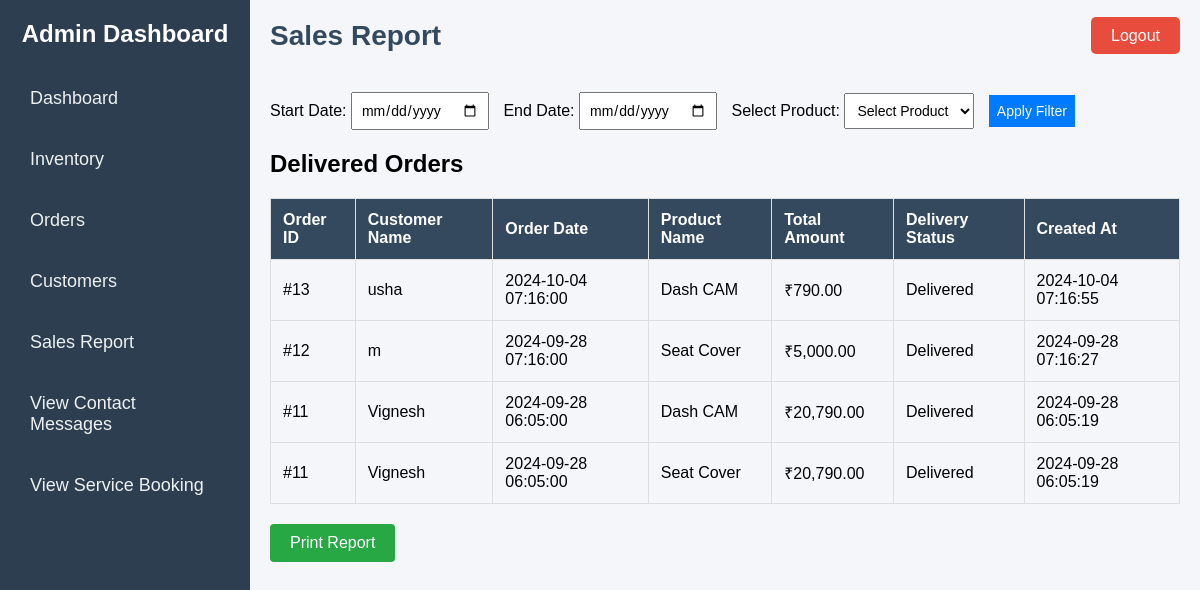
Screenshot of /Admin/salesreport.php with the database file from the repository.
### tables this page shows
CREATE TABLE IF NOT EXISTS `order_items` (
  `id` int NOT NULL AUTO_INCREMENT,
  `order_id` int NOT NULL,
  `product_id` int NOT NULL,
  `quantity` int NOT NULL,
  `price` decimal(10,2) NOT NULL,
  `created_at` timestamp NULL DEFAULT CURRENT_TIMESTAMP,
  PRIMARY KEY (`id`),
  KEY `order_id` (`order_id`),
  KEY `product_id` (`product_id`)
);

CREATE TABLE IF NOT EXISTS `orders` (
  `order_id` int NOT NULL AUTO_INCREMENT,
  `user_id` int DEFAULT NULL,
  `order_date` datetime NOT NULL,
  `delivery_status` varchar(255) NOT NULL,
  `total_amount` decimal(10,2) NOT NULL,
  `payment_method` varchar(255) NOT NULL,
  `payment_status` varchar(255) NOT NULL,
  `shipping_address` varchar(255) NOT NULL,
  `billing_address` varchar(255) NOT NULL,
  `created_at` timestamp NULL DEFAULT CURRENT_TIMESTAMP,
  `updated_at` timestamp NULL DEFAULT CURRENT_TIMESTAMP ON UPDATE CURRENT_TIMESTAMP,
  `customer_name` varchar(255) NOT NULL,
  PRIMARY KEY (`order_id`),
  KEY `user_id` (`user_id`)
);

CREATE TABLE IF NOT EXISTS `products` (
  `id` int NOT NULL AUTO_INCREMENT,
  `name` varchar(255) DEFAULT NULL,
  `category` varchar(255) DEFAULT NULL,
  `price` decimal(10,2) DEFAULT NULL,
  `rating` int DEFAULT NULL,
  `image` longblob,
  `original_price` decimal(10,2) DEFAULT NULL,
  `discount_percentage` int DEFAULT NULL,
  `description` text,
  `material` varchar(255) DEFAULT NULL,
  `care` varchar(255) DEFAULT NULL,
  `sold_by` varchar(255) DEFAULT NULL,
  `positive_feedback_percentage` int DEFAULT NULL,
  `total_products` int DEFAULT NULL,
  `warranty` varchar(255) DEFAULT NULL,
  PRIMARY KEY (`id`)
);

### Admin/salesreport.php (the view, shortened to what this page needs)
<!DOCTYPE html>
<html lang="en">
<head>
  <link rel="stylesheet" href="Dashboard.css">
</head>
<body>
  <?php
  require '../db.php';
  $startDate = isset($_GET['start_date']) ? $_GET['start_date'] : '';
  $endDate = isset($_GET['end_date']) ? $_GET['end_date'] : '';
  $salesReportQuery = "SELECT orders.*, order_items.product_id, order_items.price, products.name AS product_name
                        FROM orders
                        LEFT JOIN order_items ON orders.order_id = order_items.order_id
                        LEFT JOIN products ON order_items.product_id = products.id
                        WHERE orders.delivery_status = 'Delivered'";
  $salesReportQuery .= " ORDER BY orders.created_at DESC";
  $salesResult = $conn->query($salesReportQuery);
  ?>
  <div class="sidebar">
    <h2>Admin Dashboard</h2>
    <ul>
      <li><a href="Dashboard.php">Dashboard</a></li>
      <li><a href="inventory.php">Inventory</a></li>
      <li><a href="orders.php">Orders</a></li>
      <li><a href="customer.php">Customers</a></li>
      <li><a href="#" class="active">Sales Report</a></li>
      <li><a href="view_contactmsg.php" >View Contact Messages</a></li>
      <li><a href="view_servicebooking.php" >View Service Booking</a></li>
    </ul>
  </div>
  <div class="main-content">
    <div class="header">
      <h1>Sales Report</h1>
      <div class="logout">
        <a href="../Login-Signup/logout.php">Logout</a>
      </div>
    </div>
    <div class="filter-form">
      <form method="GET" action="">
          <label for="start_date">Start Date:</label>
          <input type="date" id="start_date" name="start_date" value="<?php echo $startDate; ?>">
          <label for="end_date">End Date:</label>
          <input type="date" id="end_date" name="end_date" value="<?php echo $endDate; ?>">
          <label for="product_id">Select Product:</label>
          <select id="product_id" name="product_id">
              <option value="">Select Product</option>
          </select>
          <button type="submit">Apply Filter</button>
      </form>
    </div>
    <div class="sales-report">
      <h2>Delivered Orders</h2>
      <table>
        <thead>
          <tr>
            <th>Order ID</th>
            <th>Customer Name</th>
            <th>Order Date</th>
            <th>Product Name</th>
            <th>Total Amount</th>
            <th>Delivery Status</th>
            <th>Created At</th>
          </tr>
        </thead>
        <tbody>
          <?php
          if ($salesResult->num_rows > 0) {
            while ($order = $salesResult->fetch_assoc()) {
              echo "<tr>
                      <td>#{$order['order_id']}</td>
                      <td>{$order['customer_name']}</td>
                      <td>{$order['order_date']}</td>
                      <td>{$order['product_name']}</td>
                      <td>₹" . number_format($order['total_amount'], 2) . "</td>
                      <td>{$order['delivery_status']}</td>
                      <td>{$order['created_at']}</td>
                    </tr>";
            }
          } else {
            echo "<tr><td colspan='7'>No delivered orders found.</td></tr>";
          }
          ?>
        </tbody>
      </table>
      <button class="print-btn" onclick="window.print()">Print Report</button>
    </div>
  </div>
</body>
</html>

### Admin/Dashboard.css (style rules this page uses)
* { margin: 0; padding: 0; box-sizing: border-box; font-family: "Arial", sans-serif; }
body { display: flex; min-height: 100vh; background-color: #f4f6f9; }
a { text-decoration: none; color: inherit; }
ul { list-style-type: none; }
.sidebar { width: 250px; background-color: #2c3e50; color: white; padding: 20px; height: 100vh; position: fixed; top: 0; left: 0; }
.sidebar h2 { text-align: center; margin-bottom: 30px; font-size: 24px; }
.sidebar ul { padding: 0; }
.sidebar ul li { margin: 20px 0; }
.sidebar ul li a { font-size: 18px; color: #ecf0f1; display: block; padding: 10px; border-radius: 5px; transition: 0.3s; }
.main-content { margin-left: 250px; padding: 20px; width: calc(100% - 250px); }
.header { display: flex; justify-content: space-between; align-items: center; margin-bottom: 40px; }
.header h1 { font-size: 28px; color: #34495e; }
.logout a { padding: 10px 20px; background-color: #e74c3c; color: white; border-radius: 5px; transition: 0.3s; }
table { width: 100%; border-collapse: collapse; text-align: left; }
thead th { background-color: #34495e; color: white; padding: 12px; }
tbody tr:nth-child(even) { background-color: #f4f6f9; }
tbody td { padding: 12px; }
td, th { border-bottom: 1px solid #ddd; }

### Admin/salesreport.php (style rules this page uses)
.print-btn { margin-top: 20px; padding: 10px 20px; background-color: #28a745; color: white; border: none; cursor: pointer; font-size: 16px; border-radius: 4px; }
table { width: 100%; border-collapse: collapse; margin-top: 20px; }
th, td { border: 1px solid #ddd; padding: 8px; text-align: left; }
th { background-color: #f2f2f2; }
.filter-form { margin-bottom: 20px; }
.filter-form input, .filter-form select, .filter-form button { padding: 8px; margin-right: 10px; font-size: 14px; }
.filter-form button { background-color: #007bff; color: white; border: none; cursor: pointer; }

### rows the page displays
order_items: order.order_id "13", order.customer_name "usha", order.order_date "2024-10-04 07:16:00", product.name "Dash CAM", order.total_amount "790.00", order.delivery_status "Delivered", order.created_at "2024-10-04 07:16:55"
order_items: order.order_id "12", order.customer_name "m", order.order_date "2024-09-28 07:16:00", product.name "Seat Cover", order.total_amount "5,000.00", order.delivery_status "Delivered", order.created_at "2024-09-28 07:16:27"
order_items: order.order_id "11", order.customer_name "Vignesh", order.order_date "2024-09-28 06:05:00", product.name "Dash CAM", order.total_amount "20,790.00", order.delivery_status "Delivered", order.created_at "2024-09-28 06:05:19"
order_items: order.order_id "11", order.customer_name "Vignesh", order.order_date "2024-09-28 06:05:00", product.name "Seat Cover", order.total_amount "20,790.00", order.delivery_status "Delivered", order.created_at "2024-09-28 06:05:19"
